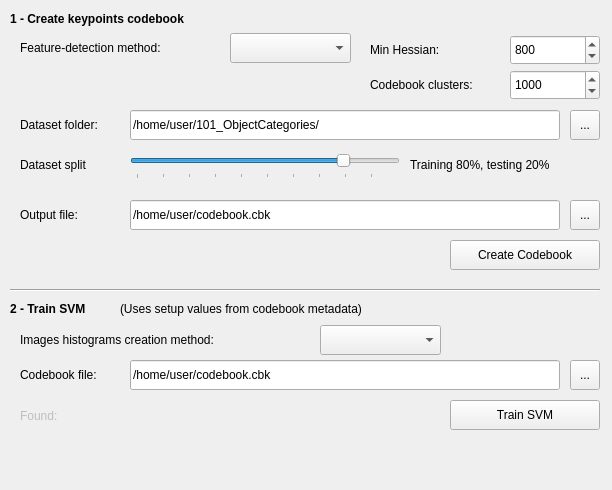
<?xml version="1.0" encoding="UTF-8"?>
<ui version="4.0">
 <class>MainWindow</class>
 <widget class="QMainWindow" name="MainWindow">
  <property name="geometry">
   <rect>
    <x>0</x>
    <y>0</y>
    <width>612</width>
    <height>490</height>
   </rect>
  </property>
  <property name="minimumSize">
   <size>
    <width>612</width>
    <height>490</height>
   </size>
  </property>
  <property name="maximumSize">
   <size>
    <width>612</width>
    <height>490</height>
   </size>
  </property>
  <property name="windowTitle">
   <string>Feature-based image classificator</string>
  </property>
  <property name="styleSheet">
   <string notr="true"/>
  </property>
  <widget class="QWidget" name="centralWidget">
   <widget class="QPushButton" name="codebookBtn">
    <property name="geometry">
     <rect>
      <x>450</x>
      <y>240</y>
      <width>150</width>
      <height>30</height>
     </rect>
    </property>
    <property name="text">
     <string>Create Codebook</string>
    </property>
    <property name="checkable">
     <bool>false</bool>
    </property>
    <property name="autoRepeatDelay">
     <number>3000</number>
    </property>
    <property name="autoRepeatInterval">
     <number>1000</number>
    </property>
   </widget>
   <widget class="QPushButton" name="trainBtn">
    <property name="geometry">
     <rect>
      <x>450</x>
      <y>400</y>
      <width>150</width>
      <height>30</height>
     </rect>
    </property>
    <property name="text">
     <string>Train SVM</string>
    </property>
   </widget>
   <widget class="QLabel" name="label_3">
    <property name="geometry">
     <rect>
      <x>20</x>
      <y>200</y>
      <width>110</width>
      <height>30</height>
     </rect>
    </property>
    <property name="text">
     <string>Output file:</string>
    </property>
   </widget>
   <widget class="Line" name="line">
    <property name="geometry">
     <rect>
      <x>10</x>
      <y>280</y>
      <width>590</width>
      <height>20</height>
     </rect>
    </property>
    <property name="orientation">
     <enum>Qt::Horizontal</enum>
    </property>
   </widget>
   <widget class="QLabel" name="label_4">
    <property name="geometry">
     <rect>
      <x>20</x>
      <y>330</y>
      <width>290</width>
      <height>20</height>
     </rect>
    </property>
    <property name="text">
     <string>Images histograms creation method:</string>
    </property>
   </widget>
   <widget class="QComboBox" name="histogramMethod">
    <property name="geometry">
     <rect>
      <x>320</x>
      <y>325</y>
      <width>121</width>
      <height>30</height>
     </rect>
    </property>
   </widget>
   <widget class="QComboBox" name="featureDetectionMethod">
    <property name="geometry">
     <rect>
      <x>230</x>
      <y>33</y>
      <width>121</width>
      <height>30</height>
     </rect>
    </property>
   </widget>
   <widget class="QLabel" name="label">
    <property name="geometry">
     <rect>
      <x>20</x>
      <y>38</y>
      <width>210</width>
      <height>20</height>
     </rect>
    </property>
    <property name="text">
     <string>Feature-detection method:</string>
    </property>
   </widget>
   <widget class="QLabel" name="label_6">
    <property name="geometry">
     <rect>
      <x>10</x>
      <y>10</y>
      <width>591</width>
      <height>17</height>
     </rect>
    </property>
    <property name="styleSheet">
     <string notr="true">font-weight:bold;</string>
    </property>
    <property name="text">
     <string>1 - Create keypoints codebook</string>
    </property>
   </widget>
   <widget class="QLabel" name="label_7">
    <property name="geometry">
     <rect>
      <x>20</x>
      <y>110</y>
      <width>110</width>
      <height>30</height>
     </rect>
    </property>
    <property name="text">
     <string>Dataset folder:</string>
    </property>
   </widget>
   <widget class="QLabel" name="label_8">
    <property name="geometry">
     <rect>
      <x>10</x>
      <y>300</y>
      <width>111</width>
      <height>17</height>
     </rect>
    </property>
    <property name="styleSheet">
     <string notr="true">font-weight:bold;</string>
    </property>
    <property name="text">
     <string>2 - Train SVM</string>
    </property>
   </widget>
   <widget class="QLabel" name="label_9">
    <property name="geometry">
     <rect>
      <x>20</x>
      <y>360</y>
      <width>101</width>
      <height>30</height>
     </rect>
    </property>
    <property name="text">
     <string>Codebook file:</string>
    </property>
   </widget>
   <widget class="QToolButton" name="inputFolderBtn">
    <property name="geometry">
     <rect>
      <x>570</x>
      <y>110</y>
      <width>30</width>
      <height>30</height>
     </rect>
    </property>
    <property name="text">
     <string>...</string>
    </property>
   </widget>
   <widget class="QToolButton" name="outputCodebookBtn">
    <property name="geometry">
     <rect>
      <x>570</x>
      <y>200</y>
      <width>30</width>
      <height>30</height>
     </rect>
    </property>
    <property name="text">
     <string>...</string>
    </property>
   </widget>
   <widget class="QToolButton" name="inputCodebookBtn">
    <property name="geometry">
     <rect>
      <x>570</x>
      <y>360</y>
      <width>30</width>
      <height>30</height>
     </rect>
    </property>
    <property name="text">
     <string>...</string>
    </property>
   </widget>
   <widget class="QSlider" name="splitSlider">
    <property name="geometry">
     <rect>
      <x>130</x>
      <y>150</y>
      <width>270</width>
      <height>29</height>
     </rect>
    </property>
    <property name="minimum">
     <number>1</number>
    </property>
    <property name="maximum">
     <number>99</number>
    </property>
    <property name="pageStep">
     <number>10</number>
    </property>
    <property name="value">
     <number>80</number>
    </property>
    <property name="orientation">
     <enum>Qt::Horizontal</enum>
    </property>
    <property name="tickPosition">
     <enum>QSlider::TicksBelow</enum>
    </property>
   </widget>
   <widget class="QLabel" name="splitLabel">
    <property name="geometry">
     <rect>
      <x>410</x>
      <y>150</y>
      <width>190</width>
      <height>30</height>
     </rect>
    </property>
    <property name="text">
     <string>Training 80%, testing 20%</string>
    </property>
   </widget>
   <widget class="QLabel" name="label_10">
    <property name="geometry">
     <rect>
      <x>20</x>
      <y>150</y>
      <width>101</width>
      <height>30</height>
     </rect>
    </property>
    <property name="text">
     <string>Dataset split</string>
    </property>
   </widget>
   <widget class="QLabel" name="label_2">
    <property name="geometry">
     <rect>
      <x>370</x>
      <y>40</y>
      <width>90</width>
      <height>20</height>
     </rect>
    </property>
    <property name="text">
     <string>Min Hessian:</string>
    </property>
   </widget>
   <widget class="QLabel" name="label_11">
    <property name="geometry">
     <rect>
      <x>370</x>
      <y>75</y>
      <width>280</width>
      <height>20</height>
     </rect>
    </property>
    <property name="minimumSize">
     <size>
      <width>280</width>
      <height>20</height>
     </size>
    </property>
    <property name="text">
     <string>Codebook clusters:</string>
    </property>
   </widget>
   <widget class="QSpinBox" name="minHessian">
    <property name="geometry">
     <rect>
      <x>510</x>
      <y>35</y>
      <width>90</width>
      <height>30</height>
     </rect>
    </property>
    <property name="minimum">
     <number>100</number>
    </property>
    <property name="maximum">
     <number>10000</number>
    </property>
    <property name="singleStep">
     <number>100</number>
    </property>
    <property name="value">
     <number>800</number>
    </property>
   </widget>
   <widget class="QSpinBox" name="clusterSize">
    <property name="geometry">
     <rect>
      <x>510</x>
      <y>70</y>
      <width>90</width>
      <height>30</height>
     </rect>
    </property>
    <property name="minimum">
     <number>100</number>
    </property>
    <property name="maximum">
     <number>10000</number>
    </property>
    <property name="singleStep">
     <number>100</number>
    </property>
    <property name="value">
     <number>1000</number>
    </property>
   </widget>
   <widget class="QLineEdit" name="inputFolder">
    <property name="geometry">
     <rect>
      <x>130</x>
      <y>110</y>
      <width>430</width>
      <height>30</height>
     </rect>
    </property>
    <property name="text">
     <string>/home/user/101_ObjectCategories/</string>
    </property>
   </widget>
   <widget class="QLineEdit" name="outputCodebook">
    <property name="geometry">
     <rect>
      <x>130</x>
      <y>200</y>
      <width>430</width>
      <height>30</height>
     </rect>
    </property>
    <property name="text">
     <string>/home/user/codebook.cbk</string>
    </property>
   </widget>
   <widget class="QLineEdit" name="inputCodebook">
    <property name="geometry">
     <rect>
      <x>130</x>
      <y>360</y>
      <width>430</width>
      <height>30</height>
     </rect>
    </property>
    <property name="text">
     <string>/home/user/codebook.cbk</string>
    </property>
   </widget>
   <widget class="QLabel" name="label_12">
    <property name="geometry">
     <rect>
      <x>120</x>
      <y>300</y>
      <width>431</width>
      <height>17</height>
     </rect>
    </property>
    <property name="text">
     <string>(Uses setup values from codebook metadata)</string>
    </property>
   </widget>
   <widget class="QLabel" name="inputCodebookLabel">
    <property name="enabled">
     <bool>false</bool>
    </property>
    <property name="geometry">
     <rect>
      <x>20</x>
      <y>390</y>
      <width>431</width>
      <height>51</height>
     </rect>
    </property>
    <property name="text">
     <string>Found:</string>
    </property>
    <property name="alignment">
     <set>Qt::AlignLeading|Qt::AlignLeft|Qt::AlignVCenter</set>
    </property>
    <property name="wordWrap">
     <bool>true</bool>
    </property>
   </widget>
  </widget>
  <widget class="QMenuBar" name="menuBar">
   <property name="geometry">
    <rect>
     <x>0</x>
     <y>0</y>
     <width>612</width>
     <height>25</height>
    </rect>
   </property>
  </widget>
  <widget class="QStatusBar" name="statusBar">
   <property name="sizeGripEnabled">
    <bool>false</bool>
   </property>
  </widget>
 </widget>
 <layoutdefault spacing="6" margin="11"/>
 <tabstops>
  <tabstop>featureDetectionMethod</tabstop>
  <tabstop>histogramMethod</tabstop>
  <tabstop>minHessian</tabstop>
  <tabstop>clusterSize</tabstop>
  <tabstop>inputFolder</tabstop>
  <tabstop>inputFolderBtn</tabstop>
  <tabstop>splitSlider</tabstop>
  <tabstop>outputCodebook</tabstop>
  <tabstop>outputCodebookBtn</tabstop>
  <tabstop>codebookBtn</tabstop>
  <tabstop>inputCodebook</tabstop>
  <tabstop>inputCodebookBtn</tabstop>
  <tabstop>trainBtn</tabstop>
 </tabstops>
 <resources/>
 <connections/>
</ui>
